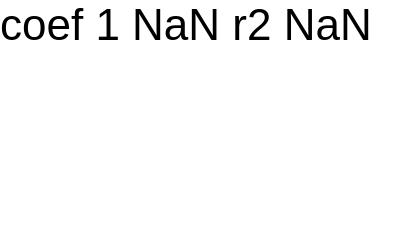

Describe this chart as a Vega-Lite specification.
### Vega specification from a JSON file in a GitHub repository (floating-point values rounded to 4 significant figures)
{"width": 100, "height": 60, "data": [{"name": "t", "values": [{"x": 1, "y": 2}, {"x": 2, "y": 3}, {"x": 3, "y": 5}, {"x": 4, "y": 4}, {"x": 5, "y": 8}]}, {"name": "fit", "source": "t", "transform": [{"type": "regression", "x": "x", "y": "y", "method": "poly", "order": -1, "params": true}]}], "marks": [{"type": "text", "from": {"data": "fit"}, "encode": {"update": {"text": {"signal": "'coef ' + length(datum.coef) + ' ' + datum.coef[0] + ' r2 ' + datum.rSquared"}, "y": {"value": 10}}}}]}
